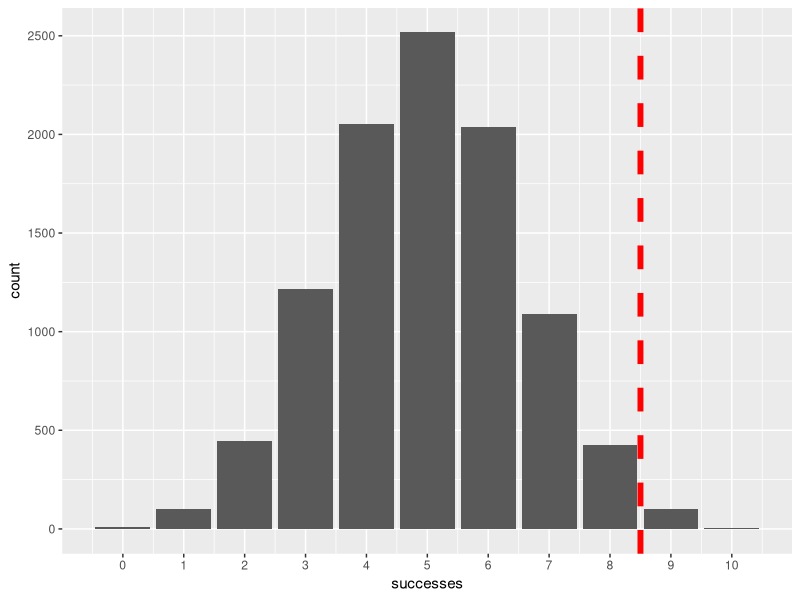
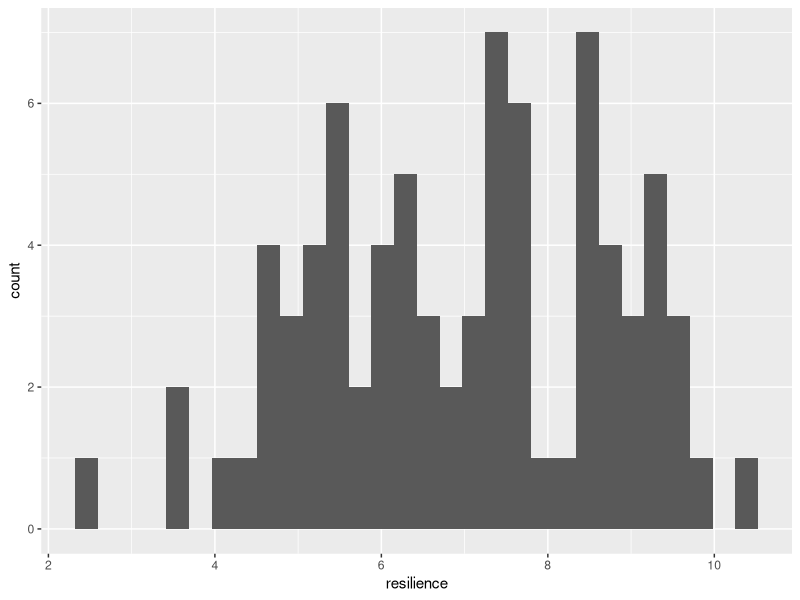
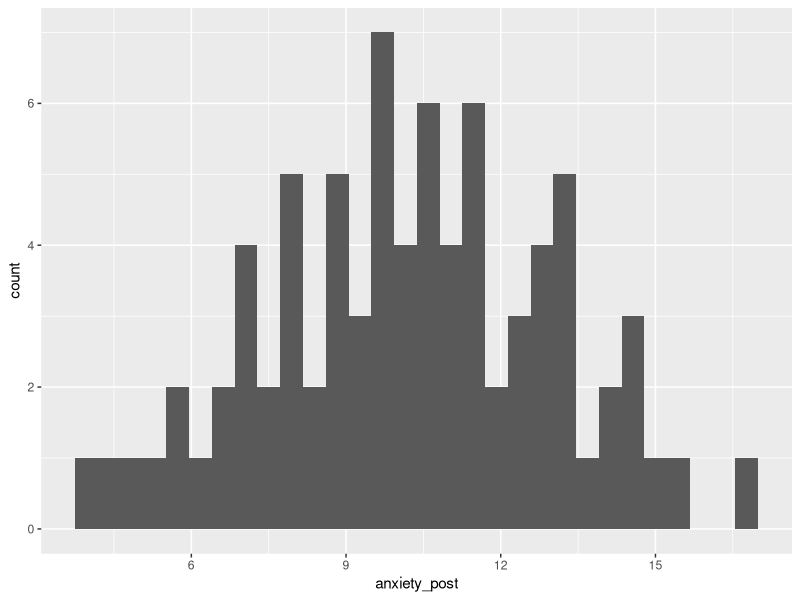
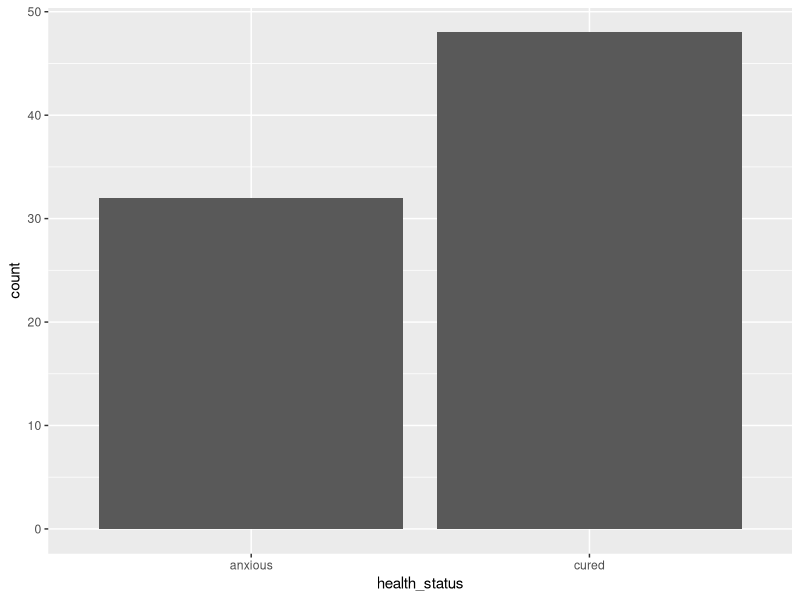
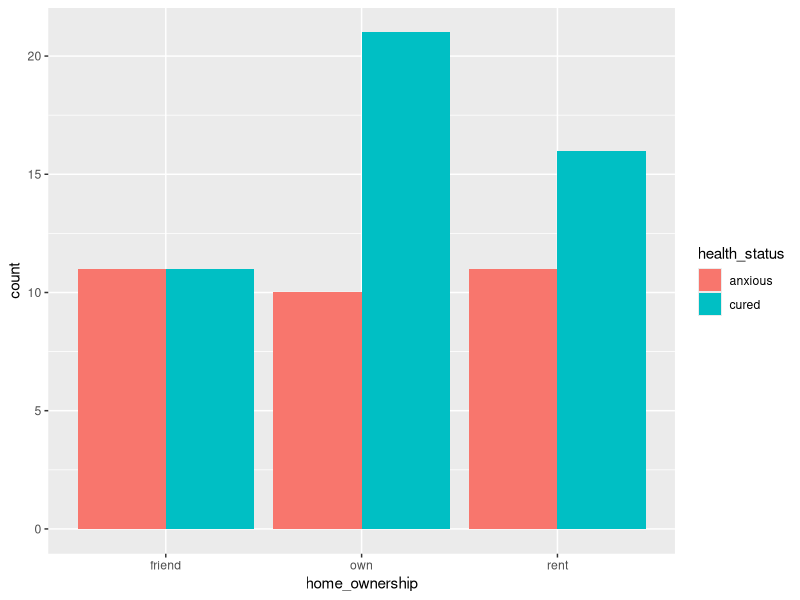
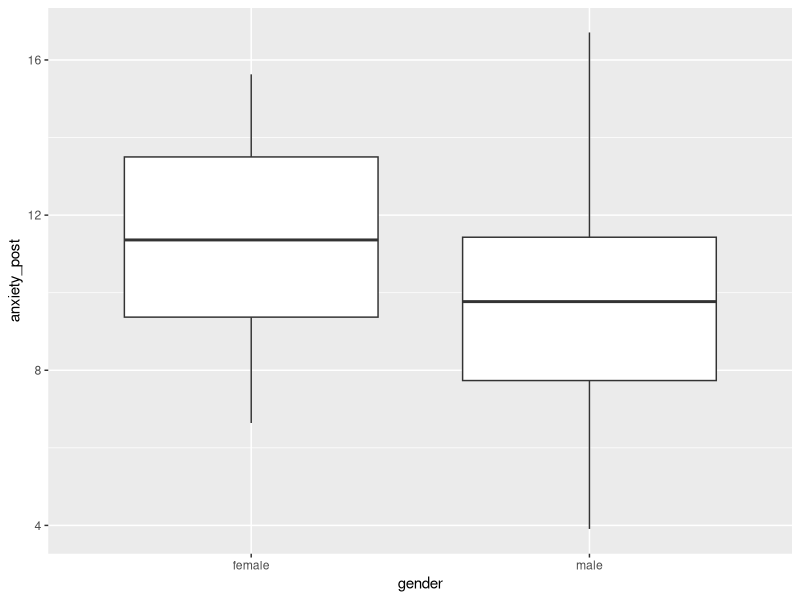
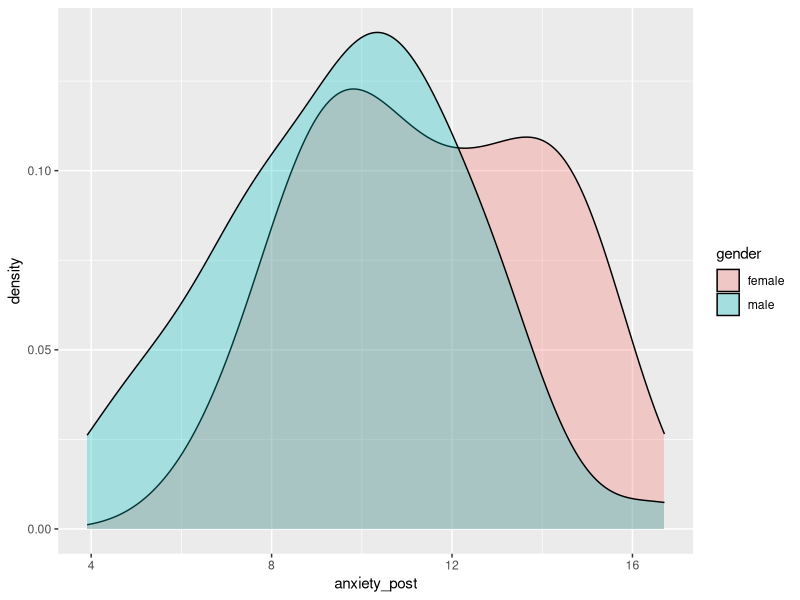
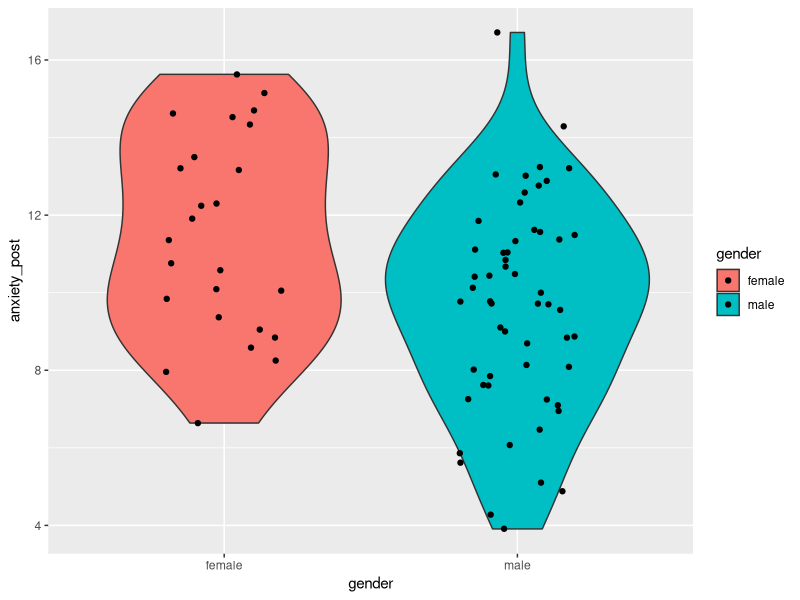

The R script that drew these images, in order:
## ---- chunk 1
knitr::opts_chunk$set(echo = TRUE)
## ---- chunk 2
library(tidyverse) # for dplyr and ggplot2
## ---- chunk 3

1-pbinom(9-1, 10, 0.5)
## ---- chunk 4
successes = rbinom(n = 10000, size = 10, prob = 0.5)
random_flips = data.frame(successes)

sum(successes > 8)/10000 # proportion of experiments with 9 or more "heads"

ggplot(data = random_flips) +
  aes(x = successes) +
  geom_bar()+
  scale_x_continuous(breaks = 0:10)+
  geom_vline(xintercept = 8.5, col = "red", linetype = "dashed", size = 2)


## ---- chunk 5

binom.test(x = 9, n = 10, p = 0.5, alternative = "greater")

## ---- chunk 6

binom.test(x = 9, n = 10, p = 0.5, alternative = "greater")

## ---- chunk 7
n_per_group = 40

base_height_mean = 164
base_height_sd = 10
base_anxiety_mean = 18
base_anxiety_sd = 2
resilience_mean = 7
resilience_sd = 2

treatment_effect = - 3
resilience_effect = - 0.8

gender_bias = 0.7
gender_effect = - 1
gender_effect_on_height = 12


treatment <- rep(c(1, 0), each = n_per_group)
set.seed(1)

gender_num <- rbinom(n = n_per_group * 2, size = 1, prob = 0.7)
gender <- NA
gender[gender_num == 0] = "female"
gender[gender_num == 1] = "male"

set.seed(2)
home_ownership <- sample(c("own", "rent", "friend"), n_per_group * 2, replace = T)

set.seed(3)
resilience <- rnorm(mean = resilience_mean, sd = resilience_sd, n = n_per_group*2)

set.seed(6)
anxiety_base <- rnorm(mean = base_anxiety_mean, sd = base_anxiety_sd, n = n_per_group*2)
anxiety_baseline <- anxiety_base + resilience * resilience_effect + gender_num * gender_effect + rnorm(mean = 0, sd = 2, n = n_per_group*2)
anxiety_post <- anxiety_base + treatment * treatment_effect + resilience * resilience_effect + gender_num * gender_effect
participant_ID <- paste0("ID_", 1:(n_per_group*2))

set.seed(5)
height_base <- rnorm(mean = base_height_mean, sd = base_height_sd, n = n_per_group*2)
height <- height_base + gender_num * gender_effect_on_height


group <- rep(NA, n_per_group*2)
group[treatment == 0] = "control"
group[treatment == 1] = "treatment"

health_status <- rep(NA, n_per_group*2)
health_status[anxiety_post < 11] = "cured"
health_status[anxiety_post >= 11] = "anxious"

data <- data.frame(participant_ID)
data = cbind(data, gender, group, resilience, anxiety_baseline, anxiety_post, health_status, home_ownership, height)
data = as_tibble(data)

data = data %>% 
  mutate(gender = factor(gender))

data = data %>% 
  mutate(group = factor(group))

data = data %>% 
  mutate(health_status = factor(health_status))

data = data %>% 
  mutate(home_ownership = factor(home_ownership),
         anxiety_baseline = round(anxiety_baseline, 2),
         anxiety_post = round(anxiety_post, 2),
         resilience = round(resilience, 2),
         height = round(height, 2))


## ---- chunk 8
data

data %>% 
  summary()

data %>% 
  ggplot() +
    aes(x = resilience) +
    geom_histogram()

data %>% 
  ggplot() +
    aes(x = anxiety_post) +
    geom_histogram()

data %>% 
  ggplot() +
    aes(x = health_status) +
    geom_bar()

set.seed(Sys.time())
## ---- chunk 9

table(data$home_ownership, data$health_status)

data %>% 
  ggplot() +
    aes(x = home_ownership, fill = health_status) +
    geom_bar(position = "dodge")

## ---- chunk 10

ownership_health_status_table = table(data$home_ownership, data$health_status)
ownership_health_status_table

chisq.test(ownership_health_status_table)

## ---- chunk 11

summary = data %>% 
  group_by(gender) %>% 
    summarize(mean = mean(anxiety_post), sd = sd(anxiety_post))
summary

data %>% 
  ggplot() +
    aes(x = gender, y = anxiety_post) +
    geom_boxplot()

data %>% 
  ggplot() +
    aes(x = anxiety_post, fill = gender) +
    geom_density(alpha = 0.3)

data %>% 
  ggplot() +
    aes(x = gender, y = anxiety_post, fill = gender) +
    geom_violin() +
    geom_jitter(width = 0.2)


## ---- chunk 12

t_test_results = t.test(anxiety_post ~ gender, data = data)
t_test_results

mean_dif = summary %>% 
    summarize(mean_dif = mean[1] - mean[2])
mean_dif


## ---- chunk 13

summary_home_ownership_vs_anxiety_post = data %>% 
  group_by(home_ownership) %>% 
    summarize(mean = mean(anxiety_post), sd = sd(anxiety_post))
summary_home_ownership_vs_anxiety_post


data %>% 
  ggplot() +
    aes(x = home_ownership, y = anxiety_post) +
    geom_violin() +
  geom_jitter()


ANOVA_result = aov(anxiety_post ~ home_ownership, data = data)
summary(ANOVA_result)

## ---- chunk 14

summary = data %>% 
  group_by(gender) %>% 
    summarize(mean = mean(anxiety_post), sd = sd(anxiety_post))
summary

data %>% 
  ggplot() +
    aes(x = gender, y = anxiety_post, fill = gender) +
    geom_violin() +
    geom_jitter(width = 0.2)

t_test_results_one_sided = t.test(anxiety_post ~ gender, data = data, alternative = "greater")
t_test_results_one_sided

## ---- chunk 15

t_test_results_one_sided = t.test(anxiety_post ~ gender, data = data, alternative = "less")
t_test_results_one_sided

## ---- chunk 16

data %>% 
  select(resilience, height) %>% 
    cor()

data %>% 
  ggplot() +
    aes(x = resilience, y = height) +
      geom_point() +
      geom_smooth(method = "lm")

## ---- chunk 17
correlation_result = cor.test(data$resilience, data$height)	
correlation_result	

## ---- chunk 18

correlation_result_greater = cor.test(data$resilience, data$height, alternative = "greater")	
correlation_result_greater	

